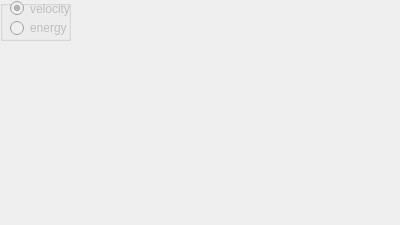
<?xml version="1.0" encoding="UTF-8"?>
<ui version="4.0">
 <class>MSpectrum</class>
 <widget class="QWidget" name="MSpectrum">
  <property name="geometry">
   <rect>
    <x>0</x>
    <y>0</y>
    <width>400</width>
    <height>225</height>
   </rect>
  </property>
  <property name="windowTitle">
   <string>Spectrum</string>
  </property>
  <widget class="QGroupBox" name="groupBox">
   <property name="enabled">
    <bool>false</bool>
   </property>
   <property name="geometry">
    <rect>
     <x>0</x>
     <y>0</y>
     <width>71</width>
     <height>41</height>
    </rect>
   </property>
   <property name="title">
    <string/>
   </property>
   <widget class="QRadioButton" name="radioButton_velocity">
    <property name="geometry">
     <rect>
      <x>10</x>
      <y>0</y>
      <width>81</width>
      <height>17</height>
     </rect>
    </property>
    <property name="text">
     <string>velocity</string>
    </property>
    <property name="checked">
     <bool>true</bool>
    </property>
   </widget>
   <widget class="QRadioButton" name="radioButton_energy">
    <property name="enabled">
     <bool>false</bool>
    </property>
    <property name="geometry">
     <rect>
      <x>10</x>
      <y>20</y>
      <width>91</width>
      <height>16</height>
     </rect>
    </property>
    <property name="text">
     <string>energy</string>
    </property>
   </widget>
  </widget>
 </widget>
 <resources/>
 <connections/>
</ui>
